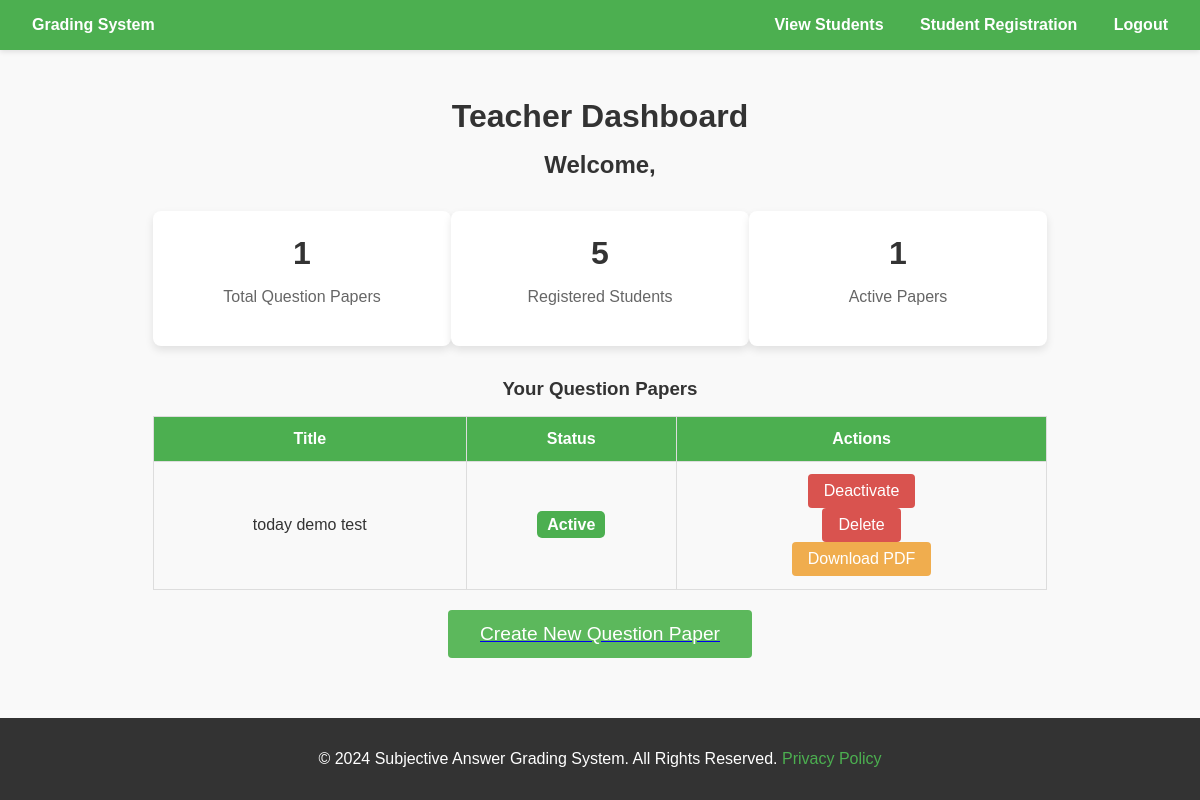
Before: /teacher_dashboard (signed in) with the older database file.
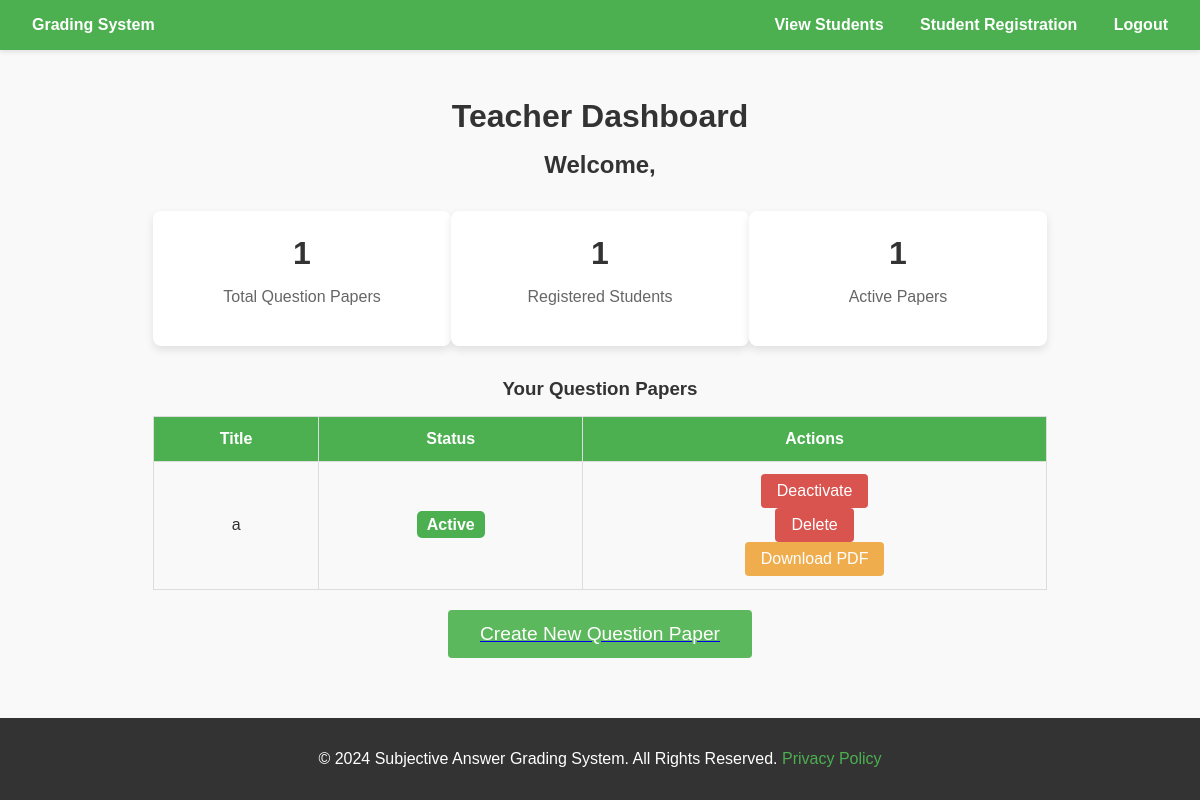
After: the same page with the newer database file.
### models.py (models this page shows)
class QuestionPaper(db.Model):
    __tablename__ = 'question_papers'
    id = db.Column(db.Integer, primary_key=True)
    title = db.Column(db.String(100), nullable=False)
    teacher_id = db.Column(db.Integer, db.ForeignKey('teachers.id'), nullable=False)
    is_active = db.Column(db.Boolean, default=False)
    teacher = db.relationship('Teacher', backref='question_papers', lazy=True)
    questions = db.relationship('Question', backref='question_paper', cascade="all, delete-orphan")

### app.py (the view, shortened to what this page needs)
@app.route('/teacher_dashboard', methods=['GET', 'POST'])
def teacher_dashboard():
    if 'role' not in session or session['role'] != 'teacher':
        return redirect(url_for('teacher_login'))
    teacher_id = session['user_id']
    question_papers = QuestionPaper.query.filter_by(teacher_id=teacher_id).all()
    active_papers = QuestionPaper.query.filter_by(teacher_id=teacher_id, is_active=True).count()
    total_students = Student.query.count()
    return render_template(
        'teacher_dashboard.html',
        question_papers=question_papers,
        total_students=total_students,
        active_papers=active_papers
    )

### templates/teacher_dashboard.html (shortened to what this page needs)
<!DOCTYPE html>
<html lang="en">
<head>
</head>
<body>
    <div class="navbar">
        <div class="logo">
            <a href="#">Grading System</a>
        </div>
        <div class="nav-links">
            <a href="{{ url_for('view_students') }}">View Students</a>
            <a href="{{ url_for('student_register') }}">Student Registration</a>
            <a href="{{ url_for('logout') }}">Logout</a>
        </div>
    </div>
    <div class="content">
        <h1>Teacher Dashboard</h1>
        <h2>Welcome, {{ session['username'] }}</h2>
        <div class="dashboard-cards">
            <div class="card">
                <h3>{{ question_papers|length }}</h3>
                <p>Total Question Papers</p>
            </div>
            <div class="card">
                <h3>{{ total_students }}</h3>
                <p>Registered Students</p>
            </div>
            <div class="card">
                <h3>{{ active_papers }}</h3>
                <p>Active Papers</p>
            </div>
        </div>
        <h3>Your Question Papers</h3>
        <table>
            <thead>
                <tr>
                    <th>Title</th>
                    <th>Status</th>
                    <th>Actions</th>
                </tr>
            </thead>
            <tbody>
                {% for paper in question_papers %}
                <tr>
                    <td>{{ paper.title }}</td>
                    <td>
                        <span class="status {{ 'active' if paper.is_active else 'inactive' }}">
                            {{ 'Active' if paper.is_active else 'Inactive' }}
                        </span>
                    </td>
                    <td>
                        <div class="action-buttons">
                            <form method="POST">
                                {% if paper.is_active %}
                                <button type="submit" name="action" value="deactivate" class="deactivate">Deactivate</button>
                                {% else %}
                                <button type="submit" name="action" value="activate" class="activate">Activate</button>
                                {% endif %}
                            </form>
                            <form action="{{ url_for('delete_question_paper', paper_id=paper.id) }}" method="POST">
                                <button type="submit" onclick="return confirm('Are you sure?')" class="delete">Delete</button>
                            </form>
                            <a href="{{ url_for('download_question_paper_pdf', paper_id=paper.id) }}">
                                <button class="download">Download PDF</button>
                            </a>
                        </div>
                    </td>
                </tr>
                {% else %}
                <tr>
                    <td colspan="3">No question papers found.</td>
                </tr>
                {% endfor %}
            </tbody>
        </table>
        <a href="{{ url_for('create_question_paper') }}">
            <button class="create">Create New Question Paper</button>
        </a>
    </div>
    <div class="footer">
        <p>&copy; 2024 Subjective Answer Grading System. All Rights Reserved. <a href="#">Privacy Policy</a></p>
    </div>
</body>
</html>

Changed rows visible on the page:
removed QuestionPaper: title "today demo test", is_active "Active", shows "Deactivate"
now on this page (row edited): QuestionPaper: title "a", is_active "Active", shows "Deactivate"
Other visible differences:
{{ total_students }}: "5" → "1"
